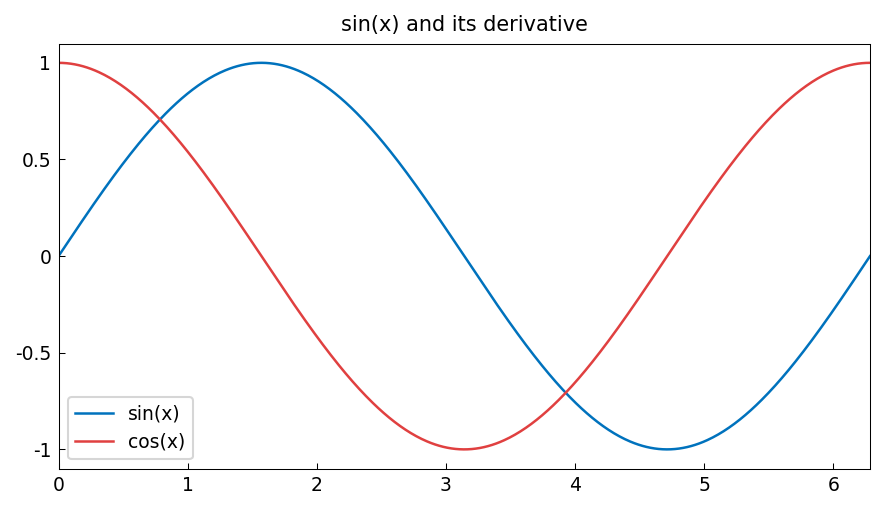

This figure's Python source:
"""Differentiation of Chebfuns.

Demonstrates first and second derivatives, the chain rule, and
the Fundamental Theorem of Calculus.

Credit: Inspired by Chebfun examples calc/Differentiation.m.
Original MATLAB Chebfun: Copyright 2017 by The University of Oxford and
The Chebfun Developers. See https://www.chebfun.org/ for Chebfun information.
"""
import os

os.environ.setdefault("XLA_PYTHON_CLIENT_PREALLOCATE", "false")

import matplotlib

matplotlib.use("Agg")
import os
import sys

import jax.numpy as jnp
import matplotlib.pyplot as plt

sys.path.insert(0, os.path.join(os.path.dirname(__file__), '..', '..', 'src'))

import chebfunjax as cj
from chebfunjax.plotting import chebfun_style

chebfun_style()

from chebfunjax.plotting import plot


def run():
    print("=" * 60)
    print("Differentiation of Chebfuns")
    print("=" * 60)

    # --- First derivative: d/dx sin(x) = cos(x) ----------------------
    dom = (0.0, float(2.0 * jnp.pi))
    f = cj.chebfun(lambda x: jnp.sin(x), domain=dom)
    df = f.diff()
    print("\nf(x) = sin(x) on [0, 2*pi]:")
    x_test = jnp.linspace(0.0, float(2.0 * jnp.pi), 200)
    err1 = float(jnp.max(jnp.abs(df(x_test) - jnp.cos(x_test))))
    print(f"  ||diff(sin(x)) - cos(x)||_inf = {err1:.2e}")
    assert err1 < 1e-12

    # --- Second derivative: d^2/dx^2 exp(x) = exp(x) -----------------
    g = cj.chebfun(lambda x: jnp.exp(x))
    d2g = g.diff(2)
    x_test2 = jnp.linspace(-1.0, 1.0, 200)
    err2 = float(jnp.max(jnp.abs(d2g(x_test2) - jnp.exp(x_test2))))
    print("\ng(x) = exp(x) on [-1,1]:")
    print(f"  ||diff(exp(x),2) - exp(x)||_inf = {err2:.2e}")
    assert err2 < 1e-12

    # --- Chain rule: d/dx sin(x^2) = 2x*cos(x^2) --------------------
    h = cj.chebfun(lambda x: jnp.sin(x**2), domain=(0.0, 2.0))
    dh = h.diff()
    x_test3 = jnp.linspace(0.0, 2.0, 200)
    err3 = float(jnp.max(jnp.abs(dh(x_test3) - 2.0 * x_test3 * jnp.cos(x_test3**2))))
    print("\nh(x) = sin(x^2) on [0, 2]:")
    print(f"  ||diff(sin(x^2)) - 2x*cos(x^2)||_inf = {err3:.2e}")
    assert err3 < 1e-11

    # --- FTC: integral of f' over [a,b] = f(b) - f(a) ---------------
    f4 = cj.chebfun(lambda x: jnp.cos(x), domain=(0.0, float(jnp.pi)))
    df4 = f4.diff()
    # Integral of d/dx cos(x) = -sin(x) from 0 to pi
    # = cos(pi) - cos(0) = -1 - 1 = -2
    integral_df4 = float(df4.sum())
    exact_integral = float(jnp.cos(jnp.pi)) - float(jnp.cos(jnp.array(0.0)))
    print("\nf(x) = cos(x) on [0, pi]:")
    print(f"  Integral of f'(x) = f(pi) - f(0) = {exact_integral:.15f}")
    print(f"  Computed: {integral_df4:.15f}")
    assert abs(integral_df4 - exact_integral) < 1e-12

    # --- Higher derivatives ------------------------------------------
    f_cubic = cj.chebfun(lambda x: x**3)
    d3 = f_cubic.diff(3)  # should be 6 everywhere
    x_test4 = jnp.linspace(-1.0, 1.0, 100)
    err_d3 = float(jnp.max(jnp.abs(d3(x_test4) - 6.0)))
    print(f"\nd^3/dx^3 (x^3) error vs 6: {err_d3:.2e}")
    assert err_d3 < 1e-13

    # --- Plots -------------------------------------------------------
    _here = os.path.dirname(os.path.abspath(__file__))
    fig, ax = plot(f, title="sin(x) and its derivative", label="sin(x)")
    plot(df, ax=ax, color="#E04040", label="cos(x)")
    ax.legend(fontsize=9)
    fig.savefig(os.path.join(_here, "differentiation.png"),
                dpi=150, bbox_inches="tight")
    plt.close(fig)

    print("\nAll assertions passed.")
    return True

if __name__ == "__main__":
    run()
